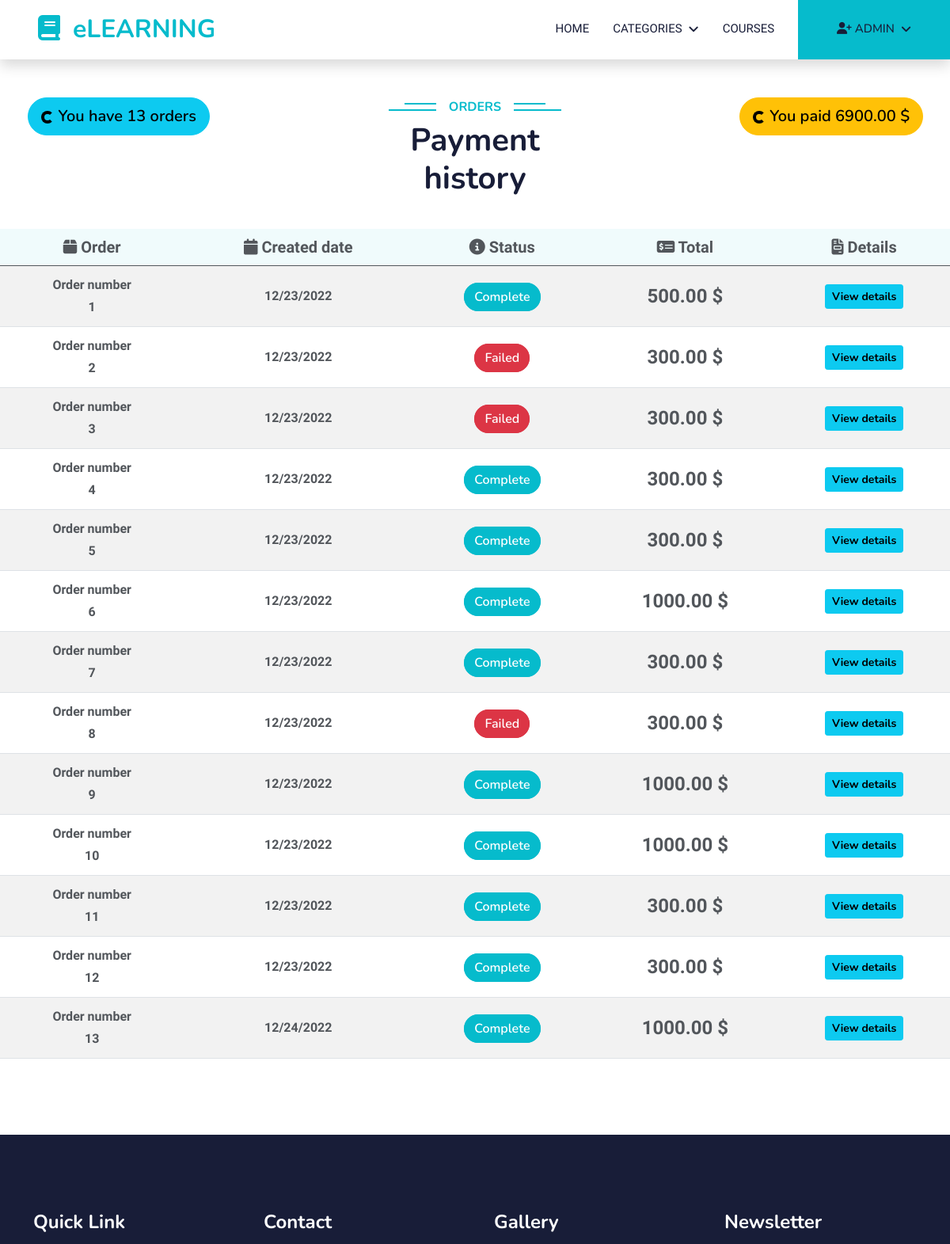
/order/payment_history/ (signed in, upper part), run on an earlier commit of the app's database.
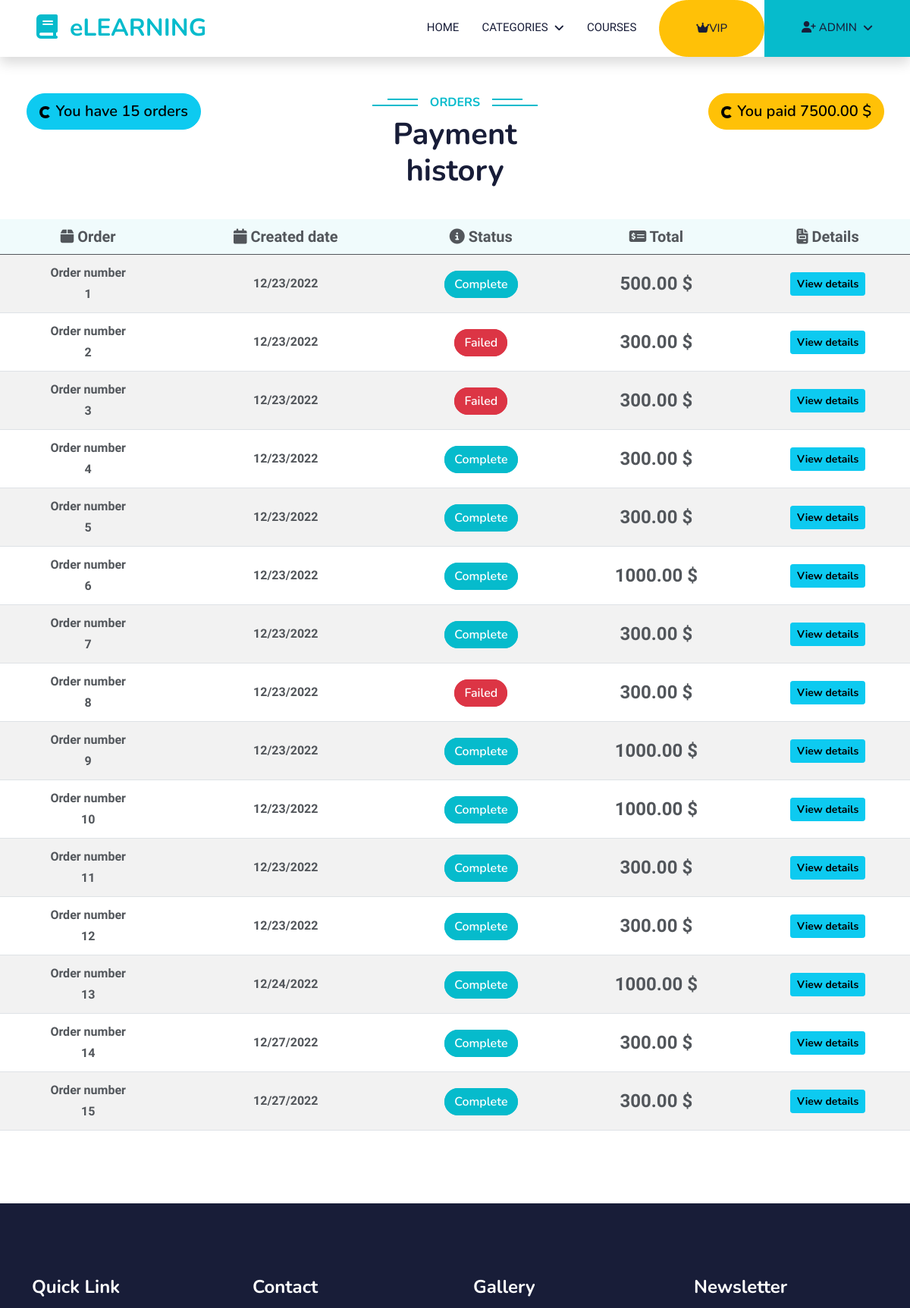
And on a later commit of the database.
### order/models.py (models this page shows, shortened)
class Order(models.Model):
    PAYMENT_STATUS_PENDING = 'P'
    PAYMENT_STATUS_COMPLETE = 'C'
    PAYMENT_STATUS_FAILED = 'F'
    PAYMENT_STATUS_CHOICES = [
        (PAYMENT_STATUS_PENDING, 'Pending'),
        (PAYMENT_STATUS_COMPLETE, 'Complete'),
        (PAYMENT_STATUS_FAILED, 'Failed')
    ]
    placed_at = models.DateTimeField(auto_now_add=True)
    total = models.DecimalField(max_digits=8, decimal_places=2,
                                validators=[MinValueValidator(0)], blank=True, null=True)
    payment_status = models.CharField(
        max_length=1, choices=PAYMENT_STATUS_CHOICES, default=PAYMENT_STATUS_PENDING)
    user = models.ForeignKey(Account, on_delete=models.CASCADE)
    def get_payment_status(self):
        return self.get_payment_status_display()
    def get_order_details(self):
        return self.orderdetail_set.all()

### order/views.py (the view)
# urls.py: path('payment_history/', views.payment_history, name='payment_history'),
@login_required
def payment_history(request, total_paid=0):
    orders = Order.objects.filter(user=request.user)
    for order in orders:
        total_paid += order.total
    context = {
        'orders': orders,
        'total_paid': total_paid
    }
    return render(request, 'order/payment_history.html', context=context)

### account/models.py (called while the page is built)
    def full_name(self):
        return self.first_name + " " + self.last_name

    def on_subscription(self):
        if self.subscription_expired and self.subscription_expired > datetime.date.today():
            return True
        else:
            return False

### course/context_processors.py (called while the page is built)
def menu_links(request):
    links = Category.objects.all()
    return dict(links=links)

### course/models.py (called while the page is built)
    def get_url(self):
        return reverse('course_by_category', args=[self.slug])

### templates/order/payment_history.html (shortened to what this page needs)
{% extends 'base.html' %} {% load static %} {% block content %}
<div class="container-fluid py-5">
  <div
    class="text-center wow fadeInUp row justify-content-between"
    data-wow-delay="0.1s"
  >
    <div class="col-md-3">
      <button class="btn btn-info btn-lg rounded-pill">
        <span class="spinner-border spinner-border-sm"></span>
        You have {{orders.count}} orders
      </button>
    </div>
    <div class="col-md-3">
      <h6 class="section-title bg-white text-center text-primary px-3">
        Orders
      </h6>
      <h1 class="mb-4">Payment history</h1>
    </div>
    <div class="col-md-3">
      <button class="btn btn-warning btn-lg rounded-pill">
        <span class="spinner-border spinner-border-sm"></span>
        You paid {{total_paid}} $
      </button>
    </div>
    <table
      class="table table-striped table-responsive align-middle mb-0 bg-white mt-3"
    >
      <thead class="bg-light text-center fs-5">
        <tr>
          <th><i class="fa-solid fa-box"></i> Order</th>
          <th><i class="fa-solid fa-calendar"></i> Created date</th>
          <th><i class="fa-solid fa-circle-info"></i> Status</th>
          <th><i class="fa-solid fa-money-check-dollar"></i> Total</th>
          <th><i class="fa-sharp fa-solid fa-file-invoice"></i> Details</th>
        </tr>
      </thead>
      <tbody class="text-center">
        {% for order in orders %}
        <tr>
          <td>
            <p class="fw-bold m-1">Order number</p>
            <p class="fw-bold m-1">{{forloop.counter}}</p>
          </td>
          <td>
            <p class="fw-semi-bold m-1 fw-5">
              {{order.placed_at|date:"SHORT_DATE_FORMAT"}}
            </p>
          </td>
          <td>
            <span
              class="btn {% if order.get_payment_status == 'Complete' %} btn-primary {% elif order.get_payment_status == 'Pending' %} btn-warning {% else %} btn-danger {% endif %} rounded-pill d-inline m-1"
              >{{order.get_payment_status}}</span
            >
          </td>
          <td class="fw-semi-bold fs-4">{{order.total}} $</td>
          <td>
            <button
              type="button"
              class="btn btn-info btn-rounded btn-sm fw-bold"
              data-mdb-ripple-color="dark"
              data-bs-toggle="modal"
              data-bs-target="#mymodal{{order.id}}"
            >
              View details
            </button>
          </td>
        </tr>
        {% endfor %}
      </tbody>
    </table>
  </div>
</div>
{% endblock content %}

### templates/includes/navbar.html (shortened to what this page needs)
{% load static %}
<nav
  class="navbar navbar-expand-lg bg-white navbar-light shadow sticky-top p-0"
>
  <a
    href="{% url 'home' %}"
    class="navbar-brand d-flex align-items-center px-4 px-lg-5"
  >
    <h2 class="m-0 text-primary"><i class="fa fa-book me-3"></i>eLEARNING</h2>
  </a>
  <div class="collapse navbar-collapse" id="navbarCollapse">
    <div class="navbar-nav ms-auto p-4 p-lg-0 text-center">
      <a
        href="{% url 'home' %}"
        class="nav-item nav-link {% if request.resolver_match.url_name == 'home' %} active {% endif %}"
        >Home</a
      >
      <div class="nav-item dropdown">
        <a href="#" class="nav-link dropdown-toggle" data-bs-toggle="dropdown"
          >Categories</a
        >
      </div>
      <a
        href="{% url 'course' %}"
        class="nav-item nav-link {% if request.resolver_match.url_name == 'course' %} active {% endif %}"
        >Courses</a
      >
      {% if request.user.on_subscription == True %}
      <button
        type="button"
        data-bs-toggle="modal"
        data-bs-target="#subscriptionModal"
        class="nav-link btn btn-warning rounded-pill my-3 my-lg-0 py-4 px-lg-5 me-0 d-lg-block"
      >
        <i class="fa-solid fa-crown"> </i>VIP
      </button>
      {% endif %} {% if user.is_authenticated %}
      <div class="nav-item dropdown">
        <a
          href="#"
          class="nav-link dropdown-toggle btn btn-primary py-4 px-lg-5 d-lg-block me-0"
          data-bs-toggle="dropdown"
          ><i class="fa-solid fa-user-plus"></i> {{user.first_name}}</a
        >
      </div>
      {% else %}
      <a
        href="{% url 'signup' %}"
        class="nav-link btn btn-primary py-4 px-lg-5 d-lg-block me-0"
        >Join Now<i class="fa fa-arrow-right ms-3"></i
      ></a>
      {% endif %}
    </div>
  </div>
</nav>

What changed in the data, as far as the page shows it:
changed Account "ADMIN": subscription_expired "2022-06-13" → "2023-02-28" (drawn)
added Order: placed_at "12/27/2022", get_payment_status "Complete", total "300.00"
added Order: placed_at "12/27/2022", get_payment_status "Complete", total "300.00"
Also different on the page:
{{ orders.count }}: "13" → "15"
{{ total_paid }}: "6900.00" → "7500.00"
text now shown: "VIP"
